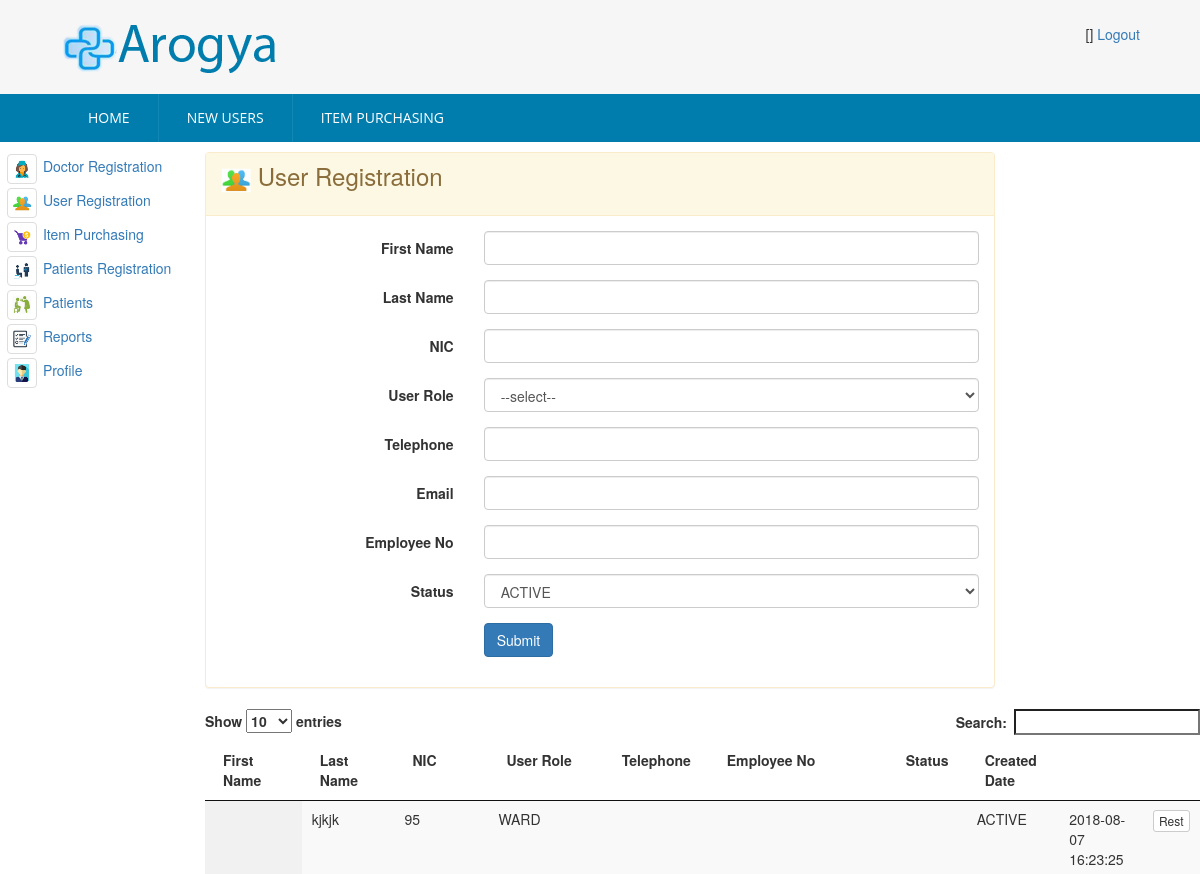
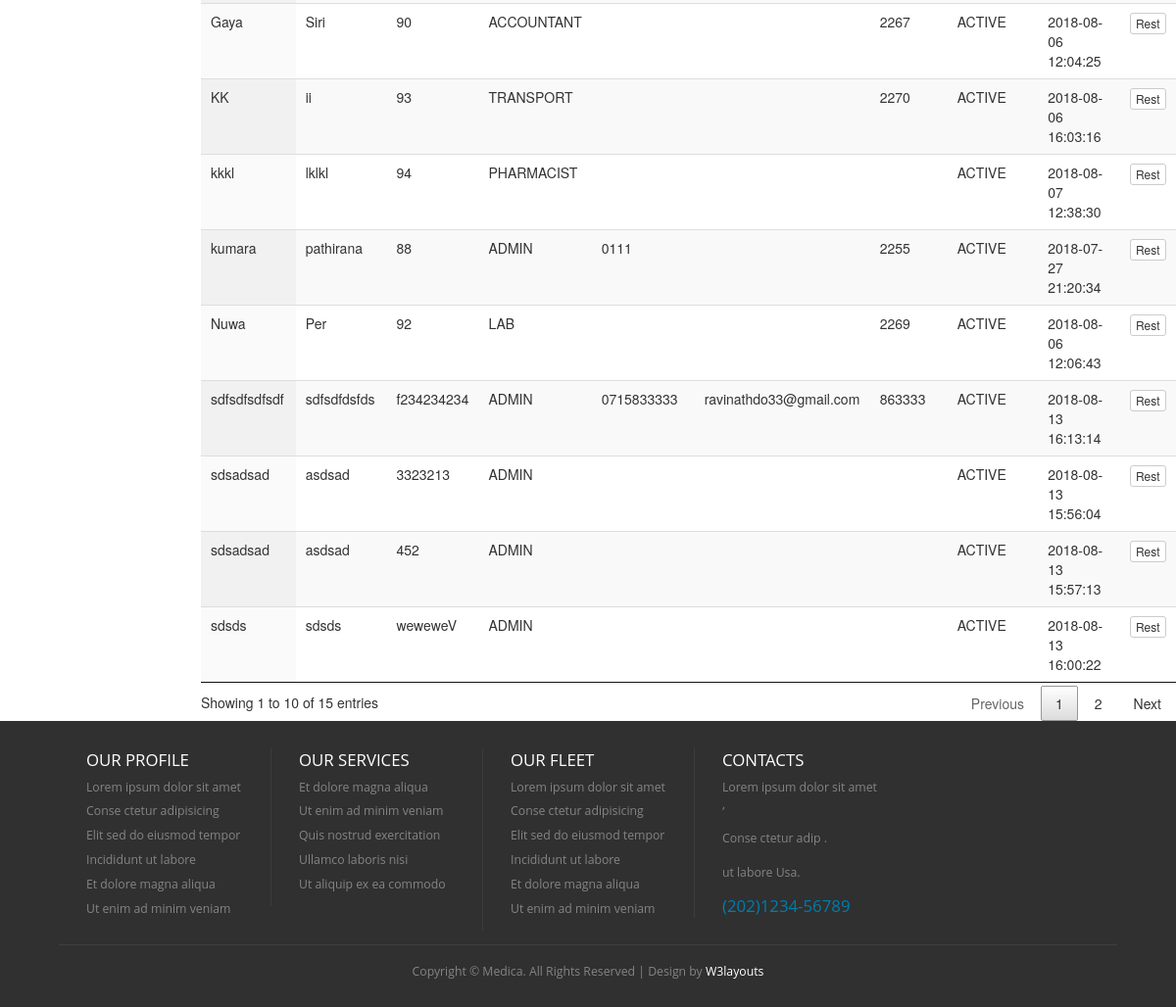
/index.php/admin_controller/loadUserRegistration, run on the app's committed database (2 pictures, top to bottom).
### tables this page shows
CREATE TABLE `hms_user` (
  `id` int(5) NOT NULL AUTO_INCREMENT,
  `first_name` varchar(100) DEFAULT NULL,
  `last_name` varchar(100) DEFAULT NULL,
  `nic` varchar(12) DEFAULT NULL,
  `pword` text,
  `user_role` varchar(20) DEFAULT NULL,
  `telephone` varchar(20) DEFAULT NULL,
  `email` varchar(100) DEFAULT NULL,
  `empno` varchar(10) DEFAULT NULL,
  `status_code` varchar(20) DEFAULT NULL,
  `created_date` timestamp NOT NULL DEFAULT CURRENT_TIMESTAMP,
  `created_user` int(5) DEFAULT NULL,
  PRIMARY KEY (`id`),
  UNIQUE KEY `NewIndex1` (`nic`)
);

### application/controllers/Admin_Controller.php (called while the page is built, shortened)
<?php
class Admin_Controller extends CI_Controller {
    public function loadUserRegistration() {
        $this->load->model(array('User'));
        $user = new User();
        $data['msg'] = '';
        $data['userList'] = $user->get();
        $this->load->view('admin/admin-user-registration', $data);
    }
}

### index.php (called while the page is built, shortened)
<?php
require_once BASEPATH.'core/CodeIgniter.php';

### application/core/my_model.php (called while the page is built, shortened)
<?php
class MY_Model extends CI_Model{
    public function get($limit=0,$offset = 0) {
        if($limit){
            $query = $this->db->get($this::DB_TABLE,$limit,$offset);
        }else{
            $query = $this->db->get($this::DB_TABLE);
        }
        $ret_val = array();
        foreach ($query->result() as $row) {
            $model = new $class;
            $model->populate($row);
            $ret_val[$row->{$this::DB_TABLE_PK}] = $model;
        }
        return $ret_val;
    }
}

### application/views/admin/admin-user-registration.php (the view, shortened to what this page needs)
<!DOCTYPE HTML>
<html>
    <head>
        <link href="<?php echo base_url('css/style.css'); ?>" rel="stylesheet" type="text/css"  media="all" />
        <link href="<?php echo base_url('css/bootstrap.css'); ?>" rel="stylesheet" type="text/css"/>
        <link rel="stylesheet" href="<?php echo base_url('css/responsiveslides.css') ?>">
    </head>
    <body>
        <div class="header">
            <div class="main-header">
                <div class="wrap">
                </div>
            </div>
            <div class="top-nav">
                <div class="wrap">
                    <ul>
                    </ul>
                </div>
            </div>
        </div>
        <div class="content">
            <div class="row">
                <div class="col-md-2">
                </div>
                <div class="col-md-8">
                    <div class="panel panel-warning">
                        <div class="panel-heading ">
                            <h3> <img src="<?= base_url('/images/icon-hms-users.png') ?>" style="width: 30px" /> User Registration</h3>
                        </div>
                        <div class="panel-body">
                            <form class="form-horizontal" action="<?= base_url('Admin_Controller/userRegistration') ?>" method="post">
                                <div class="form-group">
                                    <label for="text" class="control-label col-xs-4">First Name</label>
                                    <div class="col-xs-8">
                                        <input id="text" name="first_name" type="text"  class="form-control">
                                    </div>
                                </div>
                                <div class="form-group">
                                    <label for="text1" class="control-label col-xs-4">Last Name</label>
                                    <div class="col-xs-8">
                                        <input id="text1" name="last_name" type="text" class="form-control">
                                    </div>
                                </div>
                                <div class="form-group">
                                    <label for="text2" class="control-label col-xs-4">NIC</label>
                                    <div class="col-xs-8">
                                        <input id="text2" name="nic" type="text" class="form-control">
                                    </div>
                                </div>
                                <div class="form-group">
                                    <label for="select" class="control-label col-xs-4">User Role</label>
                                    <div class="col-xs-8">
                                        <select id="select" name="user_role" class="select form-control">
                                            <option value="">--select--</option>
                                        </select>
                                    </div>
                                </div>
                                <div class="form-group">
                                    <label for="text3" class="control-label col-xs-4">Telephone</label>
                                    <div class="col-xs-8">
                                        <input id="text3" name="telephone" type="text" class="form-control">
                                    </div>
                                </div>
                                <div class="form-group">
                                    <label for="text4" class="control-label col-xs-4">Email</label>
                                    <div class="col-xs-8">
                                        <input id="text4" name="email" type="text" class="form-control">
                                    </div>
                                </div>
                                <div class="form-group">
                                    <label for="text5" class="control-label col-xs-4">Employee No</label>
                                    <div class="col-xs-8">
                                        <input id="text5" name="empno" type="text" class="form-control">
                                    </div>
                                </div>
                                <div class="form-group">
                                    <label for="select1" class="control-label col-xs-4">Status</label>
                                    <div class="col-xs-8">
                                        <select id="select1" name="status_code" class="select form-control">
                                            <option value="ACTIVE">ACTIVE</option>
                                        </select>
                                    </div>
                                </div>
                                <div class="form-group row">
                                    <div class="col-xs-offset-4 col-xs-8">
                                        <button name="submit" type="submit" class="btn btn-primary">Submit</button>
                                    </div>
                                </div>
                            </form>
                        </div>
                    </div>
                </div>
                <div class="col-md-4"> </div>
            </div>
            <div class="row">
                <div class="col-md-2"></div>
                <div class="col-md-10">
                    <table id="example" class="display" cellspacing="0" width="100%">
                        <thead>
                            <tr>
                                <th>First Name</th>
                                <th>Last Name</th>
                                <th>NIC</th>
                                <th>User Role</th>
                                <th>Telephone</th>
                                <th>Employee No</th>
                                <th>Status</th>
                                <th>Created Date</th>
                                <th></th>
                                <th></th>
                            </tr>
                        </thead>
                        <tbody>
                            <?php
                            foreach ($userList as $value) {
                                ?>
                                <tr>
                                    <td><?= $value->first_name ?></td>
                                    <td><?= $value->last_name ?></td>
                                    <td><?= $value->nic ?></td>
                                    <td><?= $value->user_role?></td>
                                    <td><?= $value->telephone?></td>
                                    <td><?= $value->email?></td>
                                    <td><?= $value->empno ?></td>
                                    <td><?= $value->status_code ?></td>
                                    <td><?= $value->created_date ?></td>
                                    <td>
                                        <a href="" class="btn btn-default btn-xs" >Rest</a>
                                    </td>
                                    <?php
                                }
                                ?>
                            </tr>
                        </tbody>
                    </table>
                    <link href="<?= base_url('css/jquery.dataTables.min.css') ?>" rel="stylesheet" type="text/css"/>
                </div>
            </div>
        </div>
        <div class="footer">
            <div class="wrap">
                <div class="footer-grids">
                    <div class="footer-grid">
                        <h3>OUR Profile</h3>
                        <ul>
                            <li><a href="#">Lorem ipsum dolor sit amet</a></li>
                            <li><a href="#">Conse ctetur adipisicing</a></li>
                            <li><a href="#">Elit sed do eiusmod tempor</a></li>
                            <li><a href="#">Incididunt ut labore</a></li>
                            <li><a href="#">Et dolore magna aliqua</a></li>
                            <li><a href="#">Ut enim ad minim veniam</a></li>
                        </ul>
                    </div>
                    <div class="footer-grid">
                        <h3>Our Services</h3>
                        <ul>
                            <li><a href="#">Et dolore magna aliqua</a></li>
                            <li><a href="#">Ut enim ad minim veniam</a></li>
                            <li><a href="#">Quis nostrud exercitation</a></li>
                            <li><a href="#">Ullamco laboris nisi</a></li>
                            <li><a href="#">Ut aliquip ex ea commodo</a></li>
                        </ul>
                    </div>
                    <div class="footer-grid">
                        <h3>OUR FLEET</h3>
                        <ul>
                            <li><a href="#">Lorem ipsum dolor sit amet</a></li>
                            <li><a href="#">Conse ctetur adipisicing</a></li>
                            <li><a href="#">Elit sed do eiusmod tempor</a></li>
                            <li><a href="#">Incididunt ut labore</a></li>
                            <li><a href="#">Et dolore magna aliqua</a></li>
                            <li><a href="#">Ut enim ad minim veniam</a></li>
                        </ul>
                    </div>
                    <div class="footer-grid">
                        <h3>CONTACTS</h3>
                        <p>Lorem ipsum dolor sit amet ,</p>
                        <p>Conse ctetur adip .</p>
                        <p>ut labore Usa.</p>
                        <span>(202)1234-56789</span>
                    </div>
                </div>
                <div class="copy-tight">
                    <p>Copyright &copy; Medica. All Rights Reserved | Design by <a href="http://w3layouts.com/">W3layouts</a></p>
                </div>
            </div>
        </div>
    </body>
</html>

### css/style.css (style rules this page uses)
html,body,div,span,applet,object,iframe,h1,h2,h3,h4,h5,h6,p,blockquote,pre,a,abbr,acronym,address,big,cite,code,del,dfn,em,img,ins,kbd,q,s,samp,small,strike,strong,sub,sup,tt,var,b,u,i,dl,dt,dd,ol,nav ul,nav li,fieldset,form,label,legend,table,caption,tbody,tfoot,thead,tr,th,td,article,aside,canvas,details,embed,figure,figcaption,footer,header,hgroup,menu,nav,output,ruby,section,summary,time,mark,audio,video { margin:0;padding:0;border:0;font-size:100%;font:inherit;vertical-align:baseline; }
ol,ul { list-style:none;margin:0px;padding:0px; }
table { border-collapse:collapse;border-spacing:0; }
a { text-decoration:none; }
img { max-width:100%; }
body { background: #F6F6F6; }
.wrap { width:80%; margin:0 auto; }
.main-header { padding: 1.7em 0 1.5em 0; background: #F6F6F6; }
.top-nav { background:#007DAD; }
.footer { padding: 2em 0 1em 0; background:#303030; }
.footer-grid { float: left; width: 20%; border-left: 1px solid rgba(153, 153, 153, 0.13); padding: 0px 28px; }
.footer-grid:first-child { border:none; }
.footer-grid ul li a,.footer-grid p { color: #858484; font-size: 0.875em; font-family: 'Open Sans', sans-serif; transition: 0.5s ease; -o-transition: 0.5s ease; -webkit-transition: 0.5s ease; padding: 0.3em 0; display: block; }
.footer-grid span { font-size:1.2em; font-family: 'Open Sans', sans-serif; color:#007DAD; }
.footer-grid h3 { font-family: 'Open Sans', sans-serif; color:#FFF; font-size:1.2em; text-transform: uppercase; margin: 0.2em 0 0.3em 0; }
.copy-tight { text-align: center; padding: 1em 0 0 0; border-top: 1px solid rgba(153, 153, 153, 0.13); margin-top: 1em; }
.copy-tight p { color: #858484; font-size: 0.875em; font-family: 'Open Sans', sans-serif; padding: 0.3em 0; display: block; }
.copy-tight p a { color:#FFF; transition: 0.5s ease; -o-transition: 0.5s ease; -webkit-transition: 0.5s ease; }
@media (max-width: 1366px) { .wrap { width:90%; } }

### data on the page
hms_user: first_name "kumara", last_name "pathirana", nic "88", user_role "ADMIN", telephone "0111", empno "2255", status_code "ACTIVE", created_date "2018-07-27 21:20:34"
hms_user: first_name "Gaya", last_name "Siri", nic "90", user_role "ACCOUNTANT", empno "2267", status_code "ACTIVE", created_date "2018-08-06 12:04:25"
hms_user: first_name "Nuwa", last_name "Per", nic "92", user_role "LAB", empno "2269", status_code "ACTIVE", created_date "2018-08-06 12:06:43"
hms_user: first_name "KK", last_name "ii", nic "93", user_role "TRANSPORT", empno "2270", status_code "ACTIVE", created_date "2018-08-06 16:03:16"
hms_user: first_name "kkkl", last_name "lklkl", nic "94", user_role "PHARMACIST", status_code "ACTIVE", created_date "2018-08-07 12:38:30"
hms_user: last_name "kjkjk", nic "95", user_role "WARD", status_code "ACTIVE", created_date "2018-08-07 16:23:25"
hms_user: first_name "sdsadsad", last_name "asdsad", nic "3323213", user_role "ADMIN", status_code "ACTIVE", created_date "2018-08-13 15:56:04"
hms_user: first_name "sdsadsad", last_name "asdsad", nic "452", user_role "ADMIN", status_code "ACTIVE", created_date "2018-08-13 15:57:13"
hms_user: first_name "sdsds", last_name "sdsds", nic "weweweV", user_role "ADMIN", status_code "ACTIVE", created_date "2018-08-13 16:00:22"
hms_user: first_name "sdfsdfsdfsdf", last_name "sdfsdfdsfds", nic "f234234234", user_role "ADMIN", telephone "0715833333", email "ravinathdo33@gmail.com", empno "863333", status_code "ACTIVE", created_date "2018-08-13 16:13:14"
